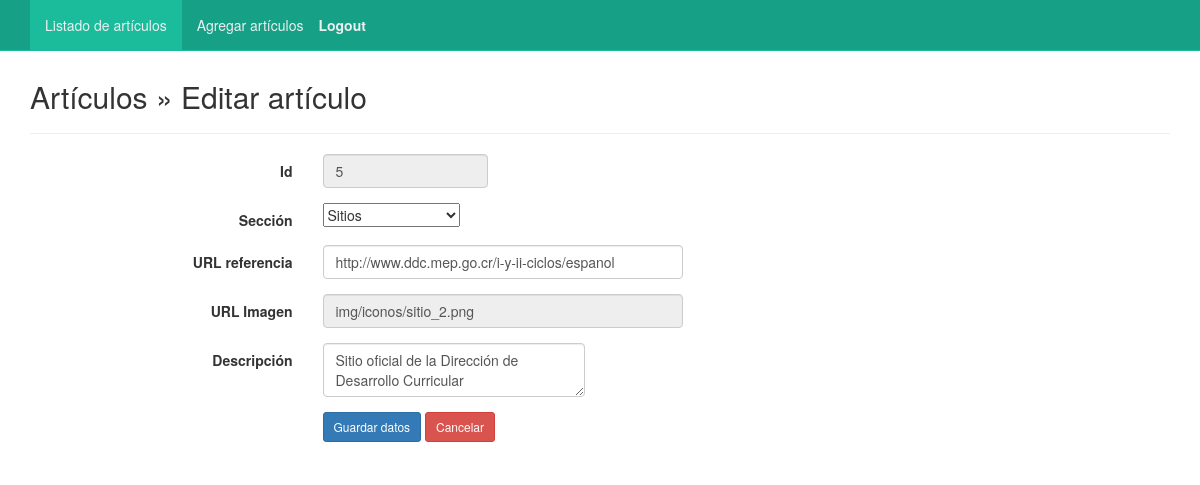
/admin/edit.php?id=5, run on the app's committed database.
### tables this page shows
CREATE TABLE `articulos` (
  `id` int(11) NOT NULL,
  `seccion` varchar(64) DEFAULT NULL,
  `texto` varchar(256) DEFAULT NULL,
  `url_img` varchar(128) DEFAULT NULL,
  `url_ref` varchar(256) DEFAULT NULL
);

### admin/edit.php (the view, shortened to what this page needs)
<?php
include("conexion.php");
?>
<!DOCTYPE html>
<html lang="es">
<head>
    <link rel="stylesheet" href="https://maxcdn.bootstrapcdn.com/bootstrap/3.3.7/css/bootstrap.min.css">
	<link href="css/bootstrap-datepicker.css" rel="stylesheet">
	<link href="../css/style_nav.css" rel="stylesheet">
</head>
<body>
	<nav class="navbar navbar-default navbar-fixed-top">
		<?php include("nav.php");?>
	</nav>
	<div class="container">
		<div class="content">
			<h2>Artículos &raquo; Editar artículo</h2>
			<hr />
			<?php
			$id = mysqli_real_escape_string($con,(strip_tags($_GET["id"],ENT_QUOTES)));
			$sql = mysqli_query($con, "SELECT * FROM articulos WHERE id='$id'");
			if(mysqli_num_rows($sql) == 0){
				header("Location: index.php");
			}else{
				$row = mysqli_fetch_assoc($sql);
			}
			?>
			<form class="form-horizontal" action="" method="post">
				<div class="form-group">
					<label class="col-sm-3 control-label">Id</label>
					<div class="col-sm-2">
						<input type="text" name="id" value="<?php echo $row ['id']; ?>" class="form-control" placeholder="Id" disabled>
					</div>
				</div>
				<div class="form-group">
					<label class="col-sm-3 control-label">Sección</label>
					<div class="col-sm-4">
						<select name="seccion" name="seccion" id="seccion">
							<option value="<?php echo $row ['seccion']; ?>"  selected><?php echo ucwords($row ['seccion']); ?> </option>
						</select>
					</div>
				</div>
				<div class="form-group">
					<label class="col-sm-3 control-label">URL referencia</label>
					<div class="col-sm-4">
						<input type="text" name="url_ref" value="<?php echo $row ['url_ref']; ?>" class="form-control" placeholder="URL referencia" required>
					</div>
				</div>
				<div class="form-group">
					<label class="col-sm-3 control-label">URL Imagen</label>
					<div class="col-sm-4">
						<input type="text" name="url_img" value="<?php echo $row ['url_img']; ?>" class="form-control" placeholder="URL imagen" disabled>
					</div>
				</div>
				<div class="form-group">
					<label class="col-sm-3 control-label">Descripción</label>
					<div class="col-sm-3">
						<textarea name="texto" class="form-control" placeholder="Descripción"><?php echo utf8_encode($row ['texto']); ?></textarea>
					</div>
				</div>
				<div class="form-group">
					<label class="col-sm-3 control-label">&nbsp;</label>
					<div class="col-sm-6">
						<input type="submit" name="save" class="btn btn-sm btn-primary" value="Guardar datos">
						<a href="index2.php" class="btn btn-sm btn-danger">Cancelar</a>
					</div>
				</div>
			</form>
		</div>
	</div>
</body>
</html>

### app/css/style_nav.css (style rules this page uses)
.navbar-default { background-color: #16a085; border-color: #1abc9c; }

### admin/edit.php (style rules this page uses)
.content { margin-top: 80px; }

### data on the page
articulos: id "5", seccion "Sitios", url_ref "http://www.ddc.mep.go.cr/i-y-ii-ciclos/espanol", url_img "img/iconos/sitio_2.png", texto "Sitio oficial de la Dirección de Desarrollo Curricular"
